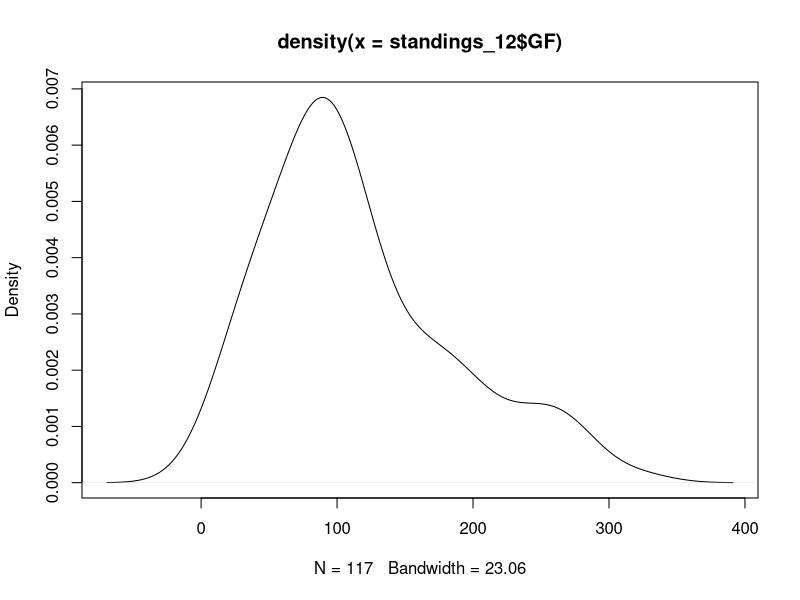
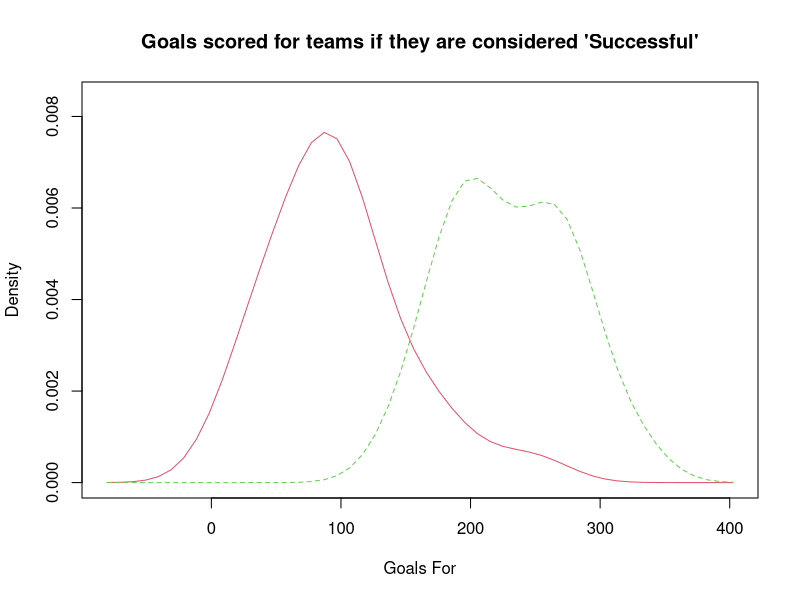

Write the R code that produced these figures, in order. (Note: this script raises an error after producing the figures.)
library(readxl)
standings_SEIS <- read_excel("standings_SEIS_seeds.xlsx")
View(standings_SEIS)

#Quarterfinals
#No. 1 St. Thomas 10, No. 9 North Dakota State 7
#No. 2 Grand Valley State 10, No. 10 Grand Canyon 8
#No. 6 Davenport 12, No. 3 Westminster 11
#No. 4 Dayton 12, No. 5 St. John's 4
#Semifinals
#No. 1 St. Thomas 14, No. 4 Dayton 13
#No. 2 Grand Valley State 15, No. 6 Davenport 11
#Championship
#No. 1 St. Thomas 9, No. 2 Grand Valley State 8

#Create dataframe
standings_12 <- standings_SEIS

#Convert GF and GA to numeric
standings_12$GF <- as.numeric(as.character(standings_12$GF))
standings_12$GA <- as.numeric(as.character(standings_12$GA))

#Create factor for successful team
install.packages(c('tibble', 'dplyr', 'readr')) # I don't know if I need any of these
standings_12$success <- factor(ifelse(standings_12$Seed >0, "Y", "N"))

# Statistics based on Success
      #can and should i make this into one function
tapply(standings_12$GF, standings_12$success, summary) #Gf
tapply(standings_12$GA, standings_12$success, summary) #GA
print("2012 Champions St. Thomas - GF: 238, GA: 97")

#Graphing libraries
install.packages('sm')
library(sm)

#Goals For
d_df <- density(standings_12$GF)
plot(d_df)

## Success 'Goals For' graph
success_labels <- factor(standings_12$success, levels = c(1, 2),
                         labels = c("Not Successful", "Successful"))
sm.density.compare(standings_12$GF, standings_12$success, xlab = "Goals For")
title(main = "Goals scored for teams if they are considered 'Successful'")
#legend
colfill <- c(2:(2+length(levels(success_labels))))
legend(locator(1), levels(success_labels), fill=colfill)

## Success 'Goals against' graph
success_labels <- factor(standings_12$success, levels = c(1, 2),
                         labels = c("Not Successful", "Successful"))
sm.density.compare(standings_12$GA, standings_12$success, xlab = "Goals Against")
title(main = "Goals scored against teams if they are considered 'Successful'")
#legend
colfill <- c(2:(2+length(levels(success_labels))))
legend(locator(1), levels(success_labels), fill=colfill)
